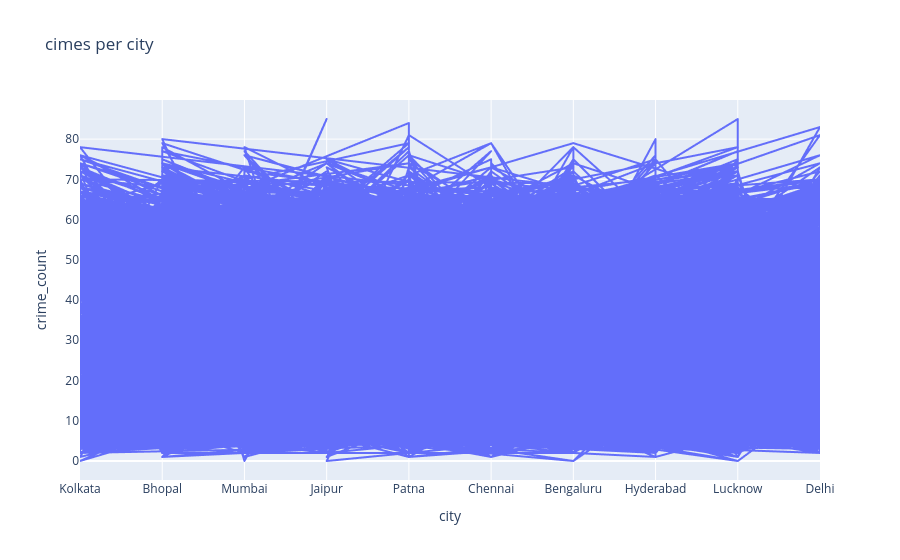

This figure's notebook cell:
### Code cell
import plotly.express as px #pip install plotly
import pandas as pd

df = pd.read_csv("Woman_Safety_Dataset_Management.csv")

fig = px.line(
    df,
    x="city",
    y="crime_count",
    title="cimes per city"
)

fig.show()

### Figure 1 — Plotly figure (JSON) as saved in the notebook; plotly's stock layout.template omitted (floating-point values rounded to 4 significant figures; data arrays with more than 128 entries replaced by an {"elided": "..."} marker saying what was removed)
{"data": [{"hovertemplate": "city=%{x}<br>crime_count=%{y}<extra></extra>", "legendgroup": "", "line": {"color": "#636efa", "dash": "solid"}, "marker": {"symbol": "circle"}, "mode": "lines", "name": "", "showlegend": false, "type": "scattergl", "x": {"elided": "20000 str values"}, "xaxis": "x", "y": {"elided": "20000 int values"}, "yaxis": "y"}], "layout": {"legend": {"tracegroupgap": 0}, "title": {"text": "cimes per city"}, "xaxis": {"anchor": "y", "domain": [0, 1], "title": {"text": "city"}}, "yaxis": {"anchor": "x", "domain": [0, 1], "title": {"text": "crime_count"}}}}
